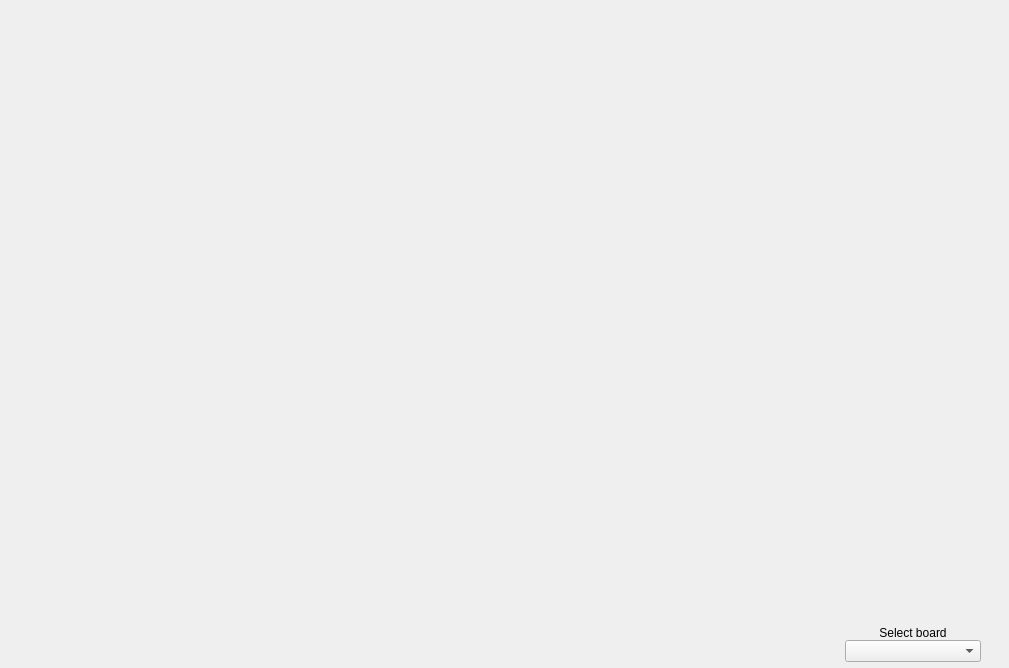
<?xml version="1.0" encoding="UTF-8"?>
<ui version="4.0">
 <class>PinConfig</class>
 <widget class="QWidget" name="PinConfig">
  <property name="geometry">
   <rect>
    <x>0</x>
    <y>0</y>
    <width>1009</width>
    <height>668</height>
   </rect>
  </property>
  <layout class="QGridLayout" name="layoutG" rowstretch="7,8,0,0" columnstretch="6,0,1,0">
   <property name="leftMargin">
    <number>6</number>
   </property>
   <property name="topMargin">
    <number>6</number>
   </property>
   <property name="rightMargin">
    <number>6</number>
   </property>
   <property name="bottomMargin">
    <number>6</number>
   </property>
   <property name="horizontalSpacing">
    <number>6</number>
   </property>
   <property name="verticalSpacing">
    <number>0</number>
   </property>
   <item row="3" column="2">
    <widget class="CenteredCBox" name="comboBox_board"/>
   </item>
   <item row="3" column="3">
    <spacer name="horizontalSpacer">
     <property name="orientation">
      <enum>Qt::Orientation::Horizontal</enum>
     </property>
     <property name="sizeType">
      <enum>QSizePolicy::Policy::Fixed</enum>
     </property>
     <property name="sizeHint" stdset="0">
      <size>
       <width>16</width>
       <height>10</height>
      </size>
     </property>
    </spacer>
   </item>
   <item row="2" column="2">
    <widget class="QLabel" name="label">
     <property name="text">
      <string>Select board</string>
     </property>
     <property name="alignment">
      <set>Qt::AlignmentFlag::AlignCenter</set>
     </property>
    </widget>
   </item>
   <item row="0" column="0" rowspan="4">
    <layout class="QVBoxLayout" name="layoutV_pins">
     <property name="spacing">
      <number>0</number>
     </property>
    </layout>
   </item>
   <item row="1" column="2">
    <spacer name="verticalSpacer">
     <property name="orientation">
      <enum>Qt::Orientation::Vertical</enum>
     </property>
     <property name="sizeType">
      <enum>QSizePolicy::Policy::Preferred</enum>
     </property>
     <property name="sizeHint" stdset="0">
      <size>
       <width>20</width>
       <height>40</height>
      </size>
     </property>
    </spacer>
   </item>
   <item row="3" column="1">
    <spacer name="horizontalSpacer_2">
     <property name="orientation">
      <enum>Qt::Orientation::Horizontal</enum>
     </property>
     <property name="sizeType">
      <enum>QSizePolicy::Policy::Fixed</enum>
     </property>
     <property name="sizeHint" stdset="0">
      <size>
       <width>16</width>
       <height>10</height>
      </size>
     </property>
    </spacer>
   </item>
   <item row="0" column="1" colspan="3">
    <widget class="CurrentConfig" name="widget_currConfig" native="true"/>
   </item>
  </layout>
 </widget>
 <customwidgets>
  <customwidget>
   <class>CenteredCBox</class>
   <extends>QComboBox</extends>
   <header>centered_cbox.h</header>
  </customwidget>
  <customwidget>
   <class>CurrentConfig</class>
   <extends>QWidget</extends>
   <header>currentconfig.h</header>
   <container>1</container>
  </customwidget>
 </customwidgets>
 <resources/>
 <connections/>
</ui>
